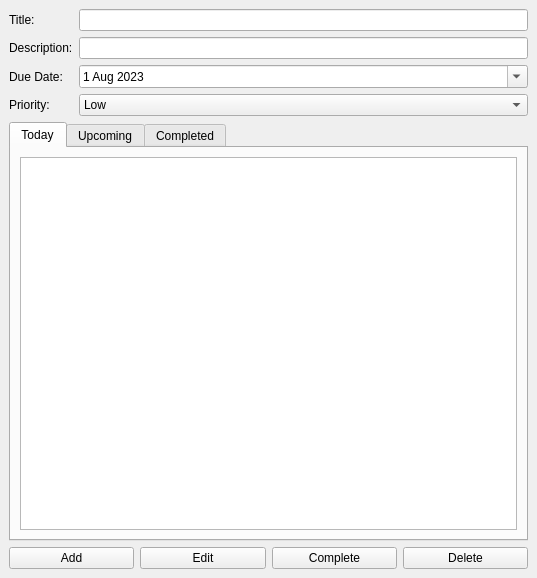
<?xml version="1.0" encoding="UTF-8"?>
<ui version="4.0">
 <class>MainWindow</class>
 <widget class="QMainWindow" name="MainWindow">
  <property name="geometry">
   <rect>
    <x>0</x>
    <y>0</y>
    <width>537</width>
    <height>578</height>
   </rect>
  </property>
  <property name="windowTitle">
   <string>Todo App</string>
  </property>
  <widget class="QWidget" name="centralWidget">
   <layout class="QGridLayout" name="gridLayout">
    <item row="2" column="0">
     <layout class="QHBoxLayout" name="horizontalLayout">
      <item>
       <widget class="QPushButton" name="addButton">
        <property name="text">
         <string>Add</string>
        </property>
       </widget>
      </item>
      <item>
       <widget class="QPushButton" name="editButton">
        <property name="text">
         <string>Edit</string>
        </property>
       </widget>
      </item>
      <item>
       <widget class="QPushButton" name="completeButton">
        <property name="text">
         <string>Complete</string>
        </property>
       </widget>
      </item>
      <item>
       <widget class="QPushButton" name="deleteButton">
        <property name="text">
         <string>Delete</string>
        </property>
       </widget>
      </item>
     </layout>
    </item>
    <item row="0" column="0">
     <layout class="QFormLayout" name="formLayout">
      <item row="0" column="0">
       <widget class="QLabel" name="titleLabel">
        <property name="text">
         <string>Title:</string>
        </property>
       </widget>
      </item>
      <item row="0" column="1">
       <widget class="QLineEdit" name="taskInput"/>
      </item>
      <item row="1" column="0">
       <widget class="QLabel" name="descriptionLabel">
        <property name="text">
         <string>Description:</string>
        </property>
       </widget>
      </item>
      <item row="1" column="1">
       <widget class="QLineEdit" name="descriptionInput"/>
      </item>
      <item row="2" column="0">
       <widget class="QLabel" name="dueDateLabel">
        <property name="text">
         <string>Due Date:</string>
        </property>
       </widget>
      </item>
      <item row="3" column="0">
       <widget class="QLabel" name="priorityLabel">
        <property name="text">
         <string>Priority:</string>
        </property>
       </widget>
      </item>
      <item row="3" column="1">
       <widget class="QComboBox" name="priorityInput">
        <item>
         <property name="text">
          <string>Low</string>
         </property>
        </item>
        <item>
         <property name="text">
          <string>Medium</string>
         </property>
        </item>
        <item>
         <property name="text">
          <string>High</string>
         </property>
        </item>
       </widget>
      </item>
      <item row="2" column="1">
       <widget class="QDateEdit" name="dueDateInput">
        <property name="calendarPopup">
         <bool>true</bool>
        </property>
        <property name="date">
         <date>
          <year>2023</year>
          <month>8</month>
          <day>1</day>
         </date>
        </property>
       </widget>
      </item>
     </layout>
    </item>
    <item row="1" column="0">
     <widget class="QTabWidget" name="tabList">
      <property name="currentIndex">
       <number>0</number>
      </property>
      <widget class="QWidget" name="tab_today">
       <attribute name="title">
        <string>Today</string>
       </attribute>
       <layout class="QVBoxLayout" name="verticalLayout_3">
        <item>
         <widget class="QListWidget" name="todayList">
          <property name="alternatingRowColors">
           <bool>true</bool>
          </property>
          <property name="sortingEnabled">
           <bool>false</bool>
          </property>
         </widget>
        </item>
       </layout>
      </widget>
      <widget class="QWidget" name="tab_upcoming">
       <attribute name="title">
        <string>Upcoming</string>
       </attribute>
       <layout class="QVBoxLayout" name="verticalLayout_2">
        <item>
         <widget class="QListWidget" name="upcomingList"/>
        </item>
       </layout>
      </widget>
      <widget class="QWidget" name="tab_completed">
       <attribute name="title">
        <string>Completed</string>
       </attribute>
       <layout class="QVBoxLayout" name="verticalLayout">
        <item>
         <widget class="QListWidget" name="completedList"/>
        </item>
       </layout>
      </widget>
     </widget>
    </item>
   </layout>
  </widget>
 </widget>
 <resources/>
 <connections/>
</ui>
